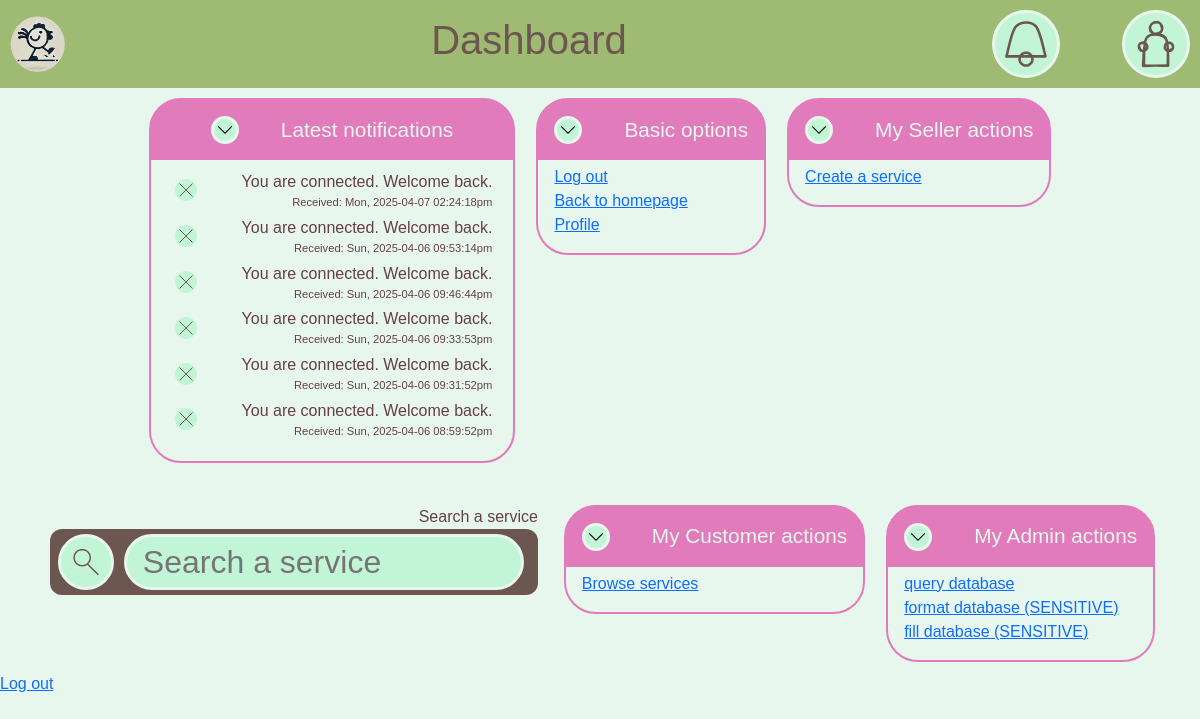
The page /pages/dashboard (signed in) on the database its author committed.
### tables this page shows
CREATE TABLE notifications(
        id INTEGER PRIMARY KEY,
        user_id INTEGER, conversation_id INTEGER, text TEXT, time TIMESTAMP,
        FOREIGN KEY(user_id) REFERENCES users(id),
        FOREIGN KEY(user_id) REFERENCES conversation(id)
    );

### utils/base.php (called while the page is built, shortened)
<?php
function root_include($name): void
{
    include $_SERVER["DOCUMENT_ROOT"] . $name;
}
function component($name): void
{
    root_include("/components/" . $name . ".php");
}

### components/dashboard/base.php (called while the page is built)
<?php
function base_widget($db, $id) {
    insert_widget("Basic options", function() {
        buttons_widget(
            array(
                "Log out",
                "Back to homepage",
                "Profile"
            ),
            array(
                "/pages/signout",
                "/pages/homepage",
                "/pages/profile"
            )
        );
    });
}
?>

### utils/dbutils.php (called while the page is built, shortened)
<?php
function hasUserGotRole(PDO $db, $id, $roleID): bool {
    $st = $db->prepare("SELECT * FROM roles WHERE user_id = :id");
    if (!$st->execute(["id" => $id])) return false;
    while ($elt = $st->fetch()) {
        if ($elt["role"] == $roleID) return true;
    }
    return false;
}
function isBusiness(PDO $db, $id) {
    return hasUserGotRole($db, $id, 0);
}
function isCustomer(PDO $db, $id) {
    return hasUserGotRole($db, $id, 1);
}
function isAdmin(PDO $db, $id) {
    return hasUserGotRole($db, $id, 2);
}

### components/common/notifications.php (the view, shortened to what this page needs)
<?php
function insert_notifications(PDO $db, $id)
{
    ?>
    <div class="circle-inside-accent logo">
        <img src="/assets/images/symbols/notification.svg" alt="notifications">
    </div>
    <?php
}
function display_notification($notification): void
{
    ?>
    <div class="notification line" not="<?= $notification["id"] ?>">
        <?php
        if ($notification["user_id"] != BROADCAST_ID) {
            ?>
            <div class="circle-inside-accent">
                <img src="/assets/images/symbols/cancel.svg" alt="remove notification" class="symbol">
            </div>
            <?php
        }
        ?>
        <div class="notification-content">
            <p class="notification-text"><?= $notification["text"] ?></p>
            <p class="notification-date"><?= $notification["date"] ?></p>
        </div>
    </div>
    <?php
}
function get_user_notifications(PDO $db, $id): array
{
    $st = $db->prepare("
    SELECT *
    FROM notifications
    -- Support for broadcasts
    WHERE user_id = (:id) OR user_id = 0
    ORDER BY notifications.time DESC
    ");
    return $st->execute(["id" => $id]) ? $st->fetchAll() : [];
}
?>

### pages/dashboard/index.php (shortened to what this page needs)
<?php
require $_SERVER["DOCUMENT_ROOT"] . "/utils/base.php";
?>
<!DOCTYPE html>
<html lang="en">
<?php
insertHeader("Dashboard", ["inputs", "containers", "widgets", "page-header"]);
?>
<body>
<?php
$db = getSecureDB();
$id = $_SESSION["id"];
insert_header("Dashboard", $id);
insert_all_widgets($db, $id);
?>
<a href="/pages/signout">Log out</a>
</body>
</html>

### components/header.php (shortened to what this page needs)
<?php function insertHeader($name, $css = array())
{ ?>
    <head>
        <link rel="stylesheet" href="/assets/css/main-style.css">
        <link href="https://cdn.jsdelivr.net/npm/bootstrap@5.3.3/dist/css/bootstrap.min.css" rel="stylesheet"
>
        <?php
        foreach ($css as $link) {
            ?>
            <link rel="stylesheet" href="/assets/css/<?= $link ?>.css">
            <?php
        }
        ?>
    </head>
<?php } ?>

### components/common/page-header.php
<?php
function insert_header($title, $id): void
{
    ?>
    <header>
        <?php
        component("logo");
        ?>
        <div class="title">
            <h1><?= $title ?></h1>
        </div>
        <aside class="line">
            <?php
            $db = getSecureDB();
            insert_notifications($db, $id);
            insert_profile_button($id);
            ?>
        </aside>
    </header>
    <?php
}
?>

### components/logo.php
<a href="/pages/homepage" class="logo">
    <div>
        <img src="/assets/images/logo.png" alt="A roaming rooster">
    </div>
</a>

### components/common/profile.php
<?php
function insert_profile_button($id)
{
    ?>
    <div class="circle-inside-accent logo">
        <img src="/assets/images/symbols/profile.svg" alt="profile">
    </div>
    <?php
}
?>

### components/dashboard/widget-manager.php (shortened to what this page needs)
<?php
function insert_all_widgets($db, $id): void
{
    ?>
    <div class="widget-list">
        <?php
        $is_business = isBusiness($db, $id);
        $is_customer = isCustomer($db, $id);
        $is_admin = isAdmin($db, $id);
        widget_notifications($db, $id);
        base_widget($db, $id);
        if ($is_business) {
            business_widgets($db, $id);
        }
        if ($is_customer) {
            insert_search_widget(page: false);
        }
        if ($is_admin) {
            admin_widgets($db, $id);
        }
        ?>
    </div>
    <?php
}
?>

### components/dashboard/notifications.php
<?php
function widget_notifications($db, $id): void
{
    $nots = get_user_notifications($db, $id);
    if (count($nots) != 0) {
        insert_widget("Latest notifications", function () use ($nots) {
            ?>
            <div>
                <?php
                foreach ($nots as $not) {
                    $not["safe_text"] = htmlspecialchars($not["text"]);
                    $not["date"] = "Received: " . date("D, Y-m-d h:i:sa", $not["time"]);
                    display_notification($not);
                }
                ?>
            </div>
            <?php
        });
    }
}
?>

### components/dashboard/widget-base.php
<?php
function insert_widget($title, $callback): void
{
    ?>
    <div class="widget">
        <div class="widget-header line">
            <div class="circle-inside-accent">
                <img src="/assets/images/down.png" alt="Retract" class="symbol">
            </div>
            <h2><?= $title ?></h2>
        </div>
        <div class="widget-content page">
            <?php
            $callback();
            ?>
        </div>
    </div>
    <?php
}

### components/dashboard/buttons.php
<?php
function buttons_widget($texts, $addresses)
{
    ?>
    <div>
        <?php for ($i = 0; $i < count($texts); $i++) { ?>
            <a href="<?= htmlspecialchars($addresses[$i]) ?>" style="display: block">
                <?= htmlspecialchars($texts[$i]) ?>
            </a>
        <?php } ?>
    </div>
    <?php
}
?>

### components/search.php (shortened to what this page needs)
<?php
function insert_search_image()
{
    ?>
    <div class="symbol">
        <img src="/assets/images/symbols/search.svg" alt="Search" class="symbol">
    </div>
    <?php
}
function insert_search_widget($placeholder = "Search a service", $page = true, $content = null): void
{
    ?>
    <label class="text-field-label">
        <?= $placeholder ?> <br>
        <form class="text-field line-form" action="/pages/search-results">
            <div id="search-symbol" class="circle-inside-input page-horizontal minimize <?php if ($content !== null) {
                echo "reduce-horizontal";
            } ?>">
                <?php
                if ($page) {
                    insert_search_image();
                } else {
                    ?>
                    <a href="/pages/search-results">
                        <?php
                        insert_search_image();
                        ?>
                    </a>
                    <?php
                }
                ?>
            </div>
            <input id="s" name="s" class="circle-inside-input" type="search" placeholder="<?= $placeholder ?>" <?php if ($content !== null) {
                echo "value='$content'";
            } ?>>
        </form>
    </label>
    <?php
}
?>

### assets/css/main-style.css (style rules this page uses)
:root { --title-color: #9FBA72; --warning-color: #FFC87F; --text-color-main: #663F46; --text-color-main-light: #CFC9C9; --text-color-secondary: #6C5750; --back-color-base: #E8F7EE; --back-color-popup: #C1F5D6; --back-color-important: #E27BBC; --back-color-secondary: #A79CD6; --back-color-ternary: #DFDCDB; --accent-color-main: var(--back-color-secondary); --accent-color-secondary: var(--back-color-important); --place-color-main: #77005D; --place-color-secondary: #121212; --place-holder-gradient: repeating-linear-gradient(45deg, var(--place-color-main) 10%, var(--place-color-secondary), 10%); --image-on-back-base-gradient: linear-gradient(var(--back-color-important) 0%, transparent 100%); --medium-corner: 12px; --large-corner: 40px; --input-block-padding: 8px; --input-block-margin: 5px; --big-container-padding: 2%; --reading-margin: 7%; --spacing-minimum: 10px; --spacing-small: 21px; --spacing-medium: 42px; --spacing-large: 84px; }
html, body { background-color: var(--back-color-base) !important; font-family: Arial, Helvetica, sans-serif; }
div { background-color: transparent; }
h1 { color: var(--text-color-secondary) !important; text-align: center; }
p { color: var(--text-color-main); }
.page { max-height: 500px; visibility: visible; transition: max-height, padding, margin, visibility; transition-duration: 0.5s; transition-timing-function: ease; }
.page-horizontal { max-width: 400px; visibility: visible; transition: max-width, padding, margin, visibility; transition-duration: 0.3s; transition-timing-function: ease; }
.symbol { height: 1em; width: 1em; font-size: 1em; line-height: 1em; margin: 0; padding: 0; display: block; }
.minimize { height: fit-content; padding: 9px; }

### assets/css/inputs.css (style rules this page uses)
input { max-width: 100%; box-sizing: border-box; }
.text-field-label { font-size: medium; text-align: right; color: var(--text-color-main); margin-left: var(--input-block-margin); margin-right: var(--input-block-margin); }
.text-field { background-color: var(--text-color-secondary); color: var(--back-color-popup); border: none; border-radius: var(--medium-corner); font-size: xx-large; padding: var(--input-block-margin) var(--input-block-padding); width: 100%; max-width: 98vw; overflow: scroll; }
.line-form { display: flex; flex-direction: row; }
.line-form > * + * { margin-left: var(--spacing-minimum); }
label { text-align: right; }
.circle-inside-input { color: var(--text-color-main); background-color: var(--back-color-popup); border: solid 3px var(--back-color-base); border-radius: 1000px; }
input.circle-inside-input { padding-left: 16px; min-width: 0; width: 400px; max-width: 60vw; }
.circle-inside-accent { color: var(--text-color-main); background-color: var(--back-color-popup); border: solid 3px var(--back-color-base); border-radius: 1000px; padding: 3px; cursor: pointer; }

### assets/css/containers.css (style rules this page uses)
.line { display: flex; flex-direction: row; gap: var(--spacing-medium); justify-content: center; align-items: center; }
.widget-list { display: flex; flex-direction: row; flex-wrap: wrap; row-gap: var(--spacing-medium); column-gap: var(--spacing-small); margin: var(--spacing-minimum); justify-content: center; }

### assets/css/widgets.css (style rules this page uses)
.widget { border: var(--accent-color-secondary) 2px solid; border-radius: 32px; box-sizing: border-box; background-clip: border-box; background: var(--accent-color-secondary); overflow: hidden; height: fit-content; }
.widget > * { padding: 16px; }
.widget-header { color: var(--back-color-base); }
.widget-content { overflow: auto; background: var(--back-color-base); margin: 0; padding-top: 5px; }
.widget-header > h2 { font-size: 1.3em; margin: 0; }
.notification { margin: 5px; }
.notification p { margin: 0; }
.notification-date { text-align: right; font-size: 0.7em; }

### assets/css/page-header.css (style rules this page uses)
header { background-color: var(--title-color); display: flex; flex-direction: row; align-items: center; justify-content: space-between; }
.title { height: fit-content; }
header .logo { margin: 10px; }
header .logo * { width: 3.5em; height: 3.5em; max-width: 10vw; }

### rows shown on the page
notifications: text "You are connected. Welcome back.", date "Received: Mon, 2025-04-07 02:24:18pm"
notifications: text "You are connected. Welcome back.", date "Received: Sun, 2025-04-06 09:53:14pm"
notifications: text "You are connected. Welcome back.", date "Received: Sun, 2025-04-06 09:46:44pm"
notifications: text "You are connected. Welcome back.", date "Received: Sun, 2025-04-06 09:33:53pm"
notifications: text "You are connected. Welcome back.", date "Received: Sun, 2025-04-06 09:31:52pm"
notifications: text "You are connected. Welcome back.", date "Received: Sun, 2025-04-06 08:59:52pm"

### other values the page prints
$title "Dashboard"
$title "Latest notifications Basic options My Seller actions My Customer actions My Admin actions"
$texts[$i] "Log out"
$texts[$i] "Back to homepage"
$texts[$i] "Profile"
$texts[$i] "Create a service"
$placeholder "Search a service"
$texts[$i] "Browse services"
$texts[$i] "query database"
$texts[$i] "format database (SENSITIVE)"
$texts[$i] "fill database (SENSITIVE)"
